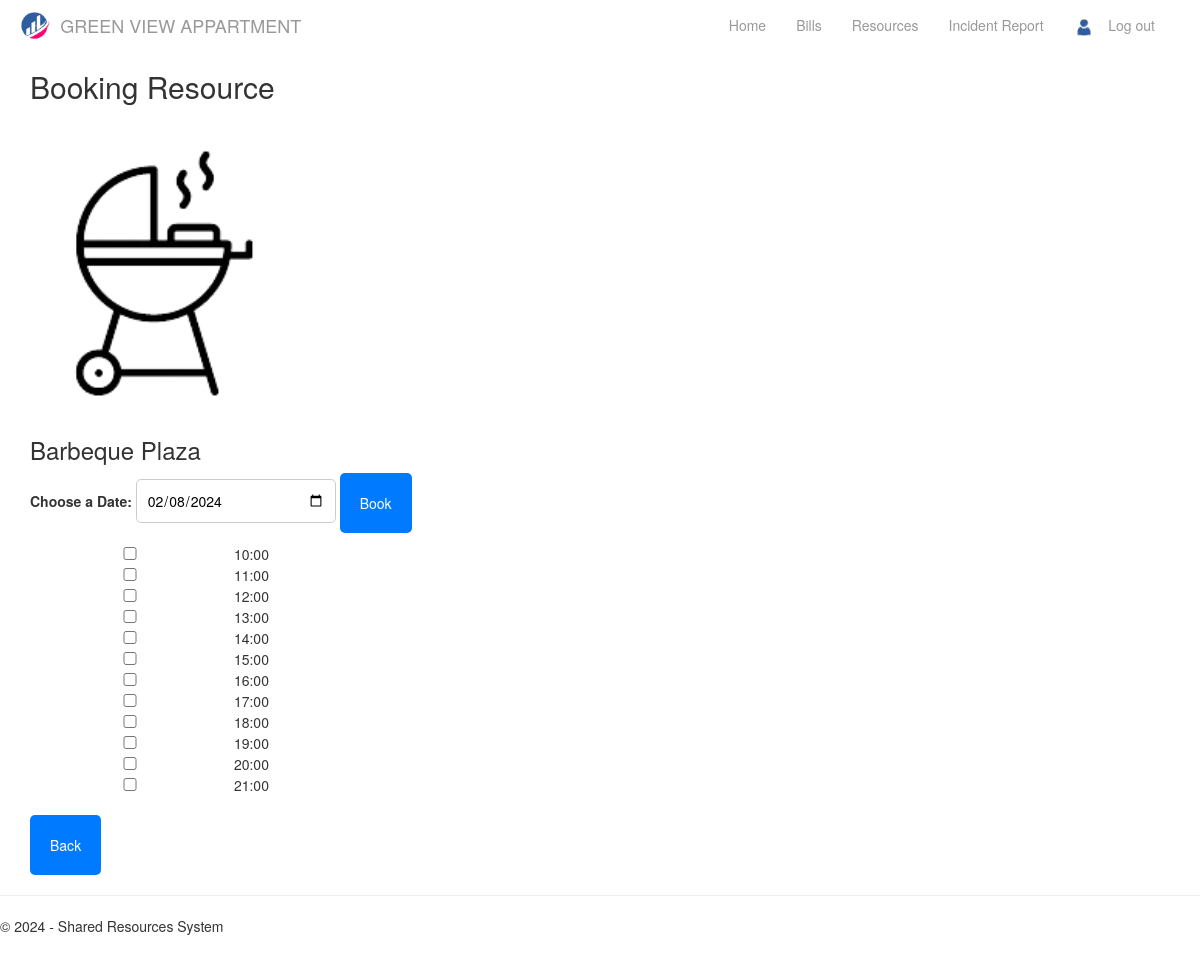
Page /resources_booking/BP01/2024-02-08/ (signed in) on the committed database.
### app/models.py (models this page shows, shortened)
class Resource(models.Model):
    resource_name = models.CharField(max_length=255)
    resource_id = models.CharField(max_length=255, unique=True)
    resource_image = models.ImageField(null=True, blank=True, upload_to = 'resource_images/')
    RESOURCE_TYPES=[('Sports','Sports'),('Learning','Learning'),('Entertainment','Entertainment')]
    resource_type = models.CharField(max_length=255, choices=RESOURCE_TYPES)
    RESOURCE_STATUSES = [('Available', 'Available'), ('Unavailable', 'Unavailable'), ('Maintenance', 'Maintenance')]
    resource_status = models.CharField(max_length=100, choices=RESOURCE_STATUSES)
    resource_capacity = models.IntegerField()
    TIME_SLOTS = [
        ('10:00', '10:00'),
        ('11:00', '11:00'),
        ('12:00', '12:00'),
        ('13:00', '13:00'),
        ('14:00', '14:00'),
        ('15:00', '15:00'),
        ('16:00', '16:00'),
        ('17:00', '17:00'),
        ('18:00', '18:00'),
        ('19:00', '19:00'),
        ('20:00', '20:00'),
        ('21:00', '21:00'),
    ]
    @staticmethod
    def get_first_time_slots():
        return [slot[0] for slot in Resource.TIME_SLOTS]

### app/views.py (the view)
# urls.py: path('resources_booking/<str:id>/<str:date>/', views.resources_booking, name='resources_booking'),
def resources_booking(request, id, date):
    resource_check = get_object_or_404(Resource, resource_id=id)
    bookings = Booking.objects.filter(resource_fk_id=resource_check)
    resources = Resource.objects.filter(resource_id=id)
    bookings = Booking.objects.filter(resource_fk_id=id)
    selected_date = datetime.strptime(date, "%Y-%m-%d").strftime("%b. %#d, %Y")
    date_type = datetime.strptime(selected_date, "%b. %d, %Y")
    users = get_object_or_404(Users, user=request.user)
    all_time_slots = Resource.objects.get(resource_id=id).get_first_time_slots()
    booked_time_slots = Booking.objects.filter(
        resource_fk_id=id,
        date_string=selected_date,
    ).values_list('time_slot', flat=True)
    booked_time_slots_list = [list(slot) for slot in booked_time_slots]
    booked_time_slots_flat = [item for sublist in booked_time_slots_list for item in sublist]
    time_slots_available = sorted(list(set(all_time_slots) - set(booked_time_slots_flat)))
    current_user_name = users.user_name
    user_instance = Users.objects.get(user_name=current_user_name)
    resoruce_instance = Resource.objects.get(resource_id=id)
    if request.method == "POST":
        form = BookingForm(request.POST)
        if form.is_valid():
            cleaned_data = form.cleaned_data
            cleaned_data['date'] = date
            time_slots = request.POST.getlist('time_slots')
            booking = Booking(
                user=user_instance,
                resource_fk_id=resoruce_instance,
                date=date_type,
                time_slot=time_slots,
                date_string=selected_date,
            )
            booking.save()
            return redirect('check_booking')
        else:
            print(form.errors)
    else:
        form = BookingForm()
    assert isinstance(request, HttpRequest)
    return render(
        request,
        'app/resources_booking.html',
        {
            'title':'Booking Resources',
            'id': id,
            'resources': resources,
            'bookings': bookings,
            'year': datetime.now().year,
            'selected_date': selected_date,
            'date_type': date_type,
            'time_slots_available': time_slots_available,
            'url_date': date,
            'users': users,
            'form': form,
        }
    )

### app/forms.py
class BookingForm(forms.ModelForm):
    class Meta:
        model = Booking
        fields = ['date', 'time_slot']
    def __init__(self, *args, **kwargs):
        super(BookingForm, self).__init__(*args, **kwargs)
        self.fields['date'].widget.attrs.update({'id': 'datepicker', 'class': 'datepicker'})
        self.fields['date'].input_formats = ['%Y-%m-%d']
        self.fields['time_slot'].widget = forms.CheckboxSelectMultiple(choices=Resource.TIME_SLOTS)
        self.fields['time_slot'].required = False

### app/templates/app/resources_booking.html (shortened to what this page needs)
{% extends "app/user_layout.html" %}
{% block content %}
{% load static %}
    <h2>Booking Resource</h2>
    {% for resource in resources %}
        <div class="resource_booking_css" data-resource-id="{{ resource.resource_id }}">
            <div class="image-container">
                {% if resource.resource_image %}
                    <img src="{{ resource.resource_image.url }}" alt="Resource Image">
                {% else %}
                    <p>No image available</p>
                {% endif %}
                <h3>{{ resource.resource_name }}</h3>
            </div>
            <form method="POST" class="form-group">
                <label for="datepicker">Choose a Date:</label>
                <input type="date" name="date" id="datepicker" class="datepicker" value="{{ url_date }}">
                <button type="submit" class="btn btn-success" onclick="bookResource('{{ resource.resource_id }}')">Book</button>
                <div class="js_timeSlot_checkbox">
                    {% for slot_value, slot_label in form.time_slot.field.choices %}
                        {% if slot_value in time_slots_available %}
                            <input type="checkbox" name="time_slots" value="{{ slot_value }}"> {{ slot_label }}<br>
                        {% endif %}
                    {% endfor %}
                </div>
            </form>
        </div>
    {% endfor %}
    <div class="input-group">
        <button class="btn btn-secondary" onclick="goBack()">Back</button>
    </div>
</div>
{% endblock %}

### app/static/app/content/site.css (style rules this page uses)
body { padding-top: 50px; padding-bottom: 20px; }
input, select, textarea { max-width: 280px; }

### app/static/app/content/css.css (style rules this page uses)
.image-container { flex: 1; margin-right: 20px; }
.resource_booking_css img { width: 250px }
.form-group { margin-bottom: 20px; }
input, textarea { width: 200px; padding: 10px; border: 1px solid #ccc; border-radius: 5px; }
.input-group { margin-top: 10px; }
.btn { display: inline-block; padding: 20px; background-color: #007bff; color: #fff; text-decoration: none; border: none; border-radius: 5px; cursor: pointer; transition: background-color 0.3s ease; }

### rows in the picture
Resource: resource_image (picture), resource_name "Barbeque Plaza", date "02/08/2024", choices "10:00" "11:00" "12:00" "13:00" "14:00" "15:00" "16:00" "17:00" "18:00" "19:00" "20:00" "21:00"
